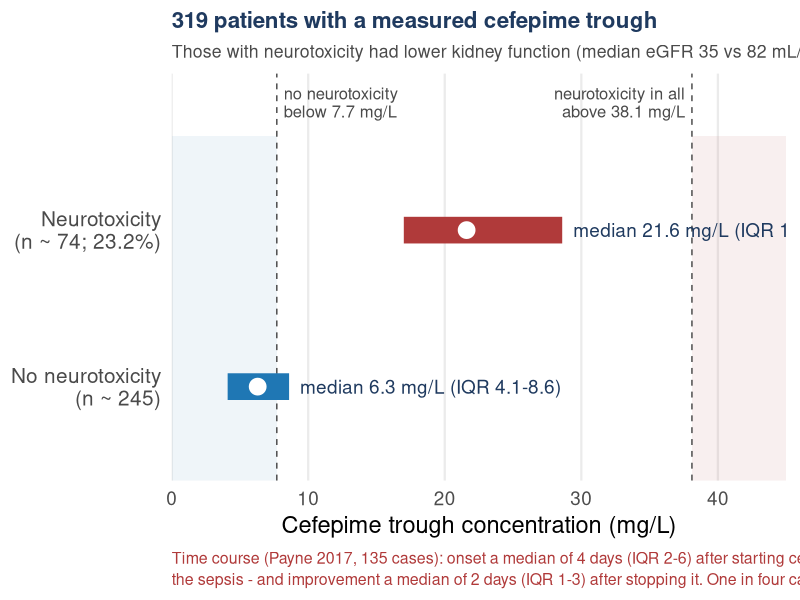

The R script that drew this image:
# =============================================================================
# Slide 6. Cefepime trough and neurotoxicity (Boschung-Pasquier 2020, CMI).
#   n = 319 patients with trough measured; neurotoxicity in 23.2 %.
#   Trough without neurotoxicity: median 6.3 mg/L (IQR 4.1-8.6)
#   Trough with neurotoxicity:    median 21.6 mg/L (IQR 17.0-28.6)
#   No neurotoxicity below 7.7 mg/L; neurotoxicity in every patient above 38.1 mg/L.
# Median and IQR drawn as reported; individual points are NOT shown because
# patient-level data are not public.
# =============================================================================
suppressPackageStartupMessages({library(dplyr); library(ggplot2); library(patchwork)})
col_blue <- "#1f77b4"; col_grey <- "#9aa3ad"; col_navy <- "#1f3a5f"; col_dark <- "#4a4a4a"; col_red <- "#b03a3a"
base_theme <- function(bs = 17) theme_minimal(base_size = bs) + theme(panel.grid.minor = element_blank(), plot.title = element_text(face = "bold", color = col_navy, size = bs * 0.95), plot.subtitle = element_text(color = col_dark, size = bs * 0.75), plot.margin = margin(8, 10, 8, 8))

d <- tibble(grp = c("No neurotoxicity\n(n ~ 245)", "Neurotoxicity\n(n ~ 74; 23.2%)"),
            med = c(6.3, 21.6), lo = c(4.1, 17.0), hi = c(8.6, 28.6)) |>
  mutate(grp = factor(grp, grp))
p <- ggplot(d, aes(y = grp)) +
  annotate("rect", xmin = 0, xmax = 7.7, ymin = 0.4, ymax = 2.6, fill = col_blue, alpha = 0.07) +
  annotate("rect", xmin = 38.1, xmax = 45, ymin = 0.4, ymax = 2.6, fill = col_red, alpha = 0.08) +
  geom_vline(xintercept = c(7.7, 38.1), linetype = "dashed", color = col_dark) +
  geom_segment(aes(x = lo, xend = hi, yend = grp), linewidth = 9, color = c(col_blue, col_red), lineend = "butt") +
  geom_point(aes(x = med), size = 6, shape = 21, fill = "white", color = c(col_blue, col_red), stroke = 1.6) +
  geom_text(aes(x = hi + 0.8, label = sprintf("median %.1f mg/L (IQR %.1f-%.1f)", med, lo, hi)), hjust = 0, size = 4.8, color = col_navy) +
  annotate("text", x = 8.2, y = 2.72, label = "no neurotoxicity\nbelow 7.7 mg/L", size = 4.2, color = col_dark, lineheight = 0.9, vjust = 0, hjust = 0) +
  annotate("text", x = 37.6, y = 2.72, label = "neurotoxicity in all\nabove 38.1 mg/L", size = 4.2, color = col_dark, lineheight = 0.9, vjust = 0, hjust = 1) +
  scale_x_continuous(limits = c(0, 45), breaks = seq(0, 40, 10), expand = c(0, 0)) +
  scale_y_discrete(expand = expansion(add = c(0.5, 1.0))) +
  labs(x = "Cefepime trough concentration (mg/L)", y = NULL,
       title = "319 patients with a measured cefepime trough",
       subtitle = "Those with neurotoxicity had lower kidney function (median eGFR 35 vs 82 mL/min/1.73 m\u00b2)",
       caption = "Time course (Payne 2017, 135 cases): onset a median of 4 days (IQR 2-6) after starting cefepime - late enough to be blamed on\nthe sepsis - and improvement a median of 2 days (IQR 1-3) after stopping it. One in four cases occurred on renally appropriate doses.") +
  base_theme(17) + theme(panel.grid.major.y = element_blank(), axis.text.y = element_text(size = 15, lineheight = 0.9, color = col_dark),
                         plot.caption = element_text(hjust = 0, size = 11.5, color = col_red, lineheight = 1.1, margin = margin(t = 10)))
ggsave("figures/cefepime_neurotoxicity.png", p, width = 13, height = 5.9, dpi = 200, bg = "white")
